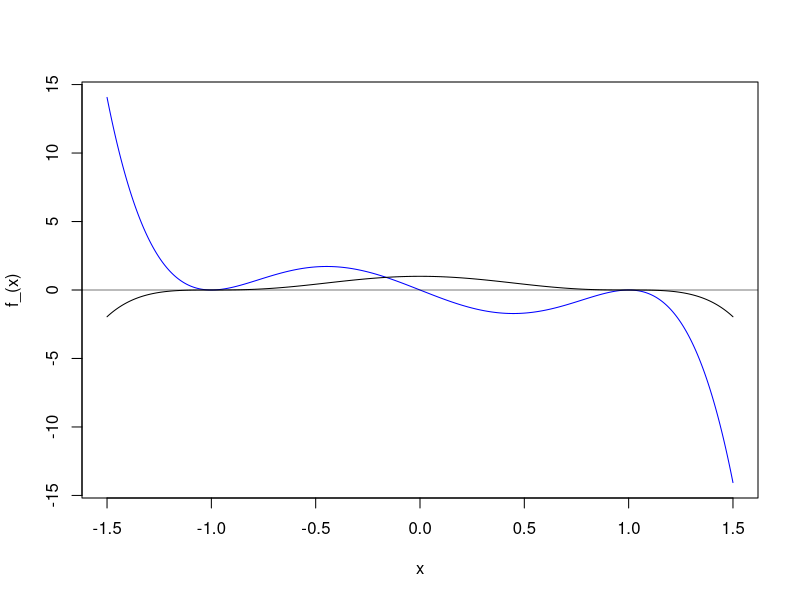

Here is the R script that generated this plot:
f <- function(x) {
#     (1 - x ^2) ^3
    f2(f1(x))
}
f_ <- function(x) {
#     -6 * x * (1 - x^2) ^2
    f2_(f1(x)) * f1_(x) 
}

f1 <- function(x) {
    1 - x ^2
}
f1_ <- function(x) {
    -2 * x
}

f2 <- function(x) {
    x ^3
}
f2_ <- function(x) {
    3 * x^2
}

# plotChart(f)
xDomain <- c(-1.5, 1.5)
curve(f_, xlim=xDomain, n=1001, col="blue")
curve(f, xlim=xDomain, n = 1001, add = TRUE)
# curve(f1, xlim=xDomain, n = 1001, col = "blue", add = TRUE)
# curve(f2, xlim=xDomain, n = 1001, col = "red", add = TRUE)

# Local y limits
abline(h=0, col=rgb(0,0,0,.5))
